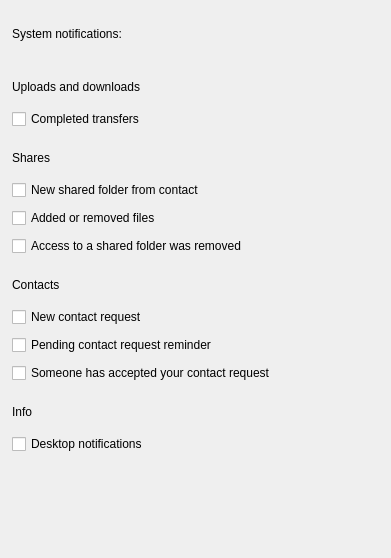
<?xml version="1.0" encoding="UTF-8"?>
<ui version="4.0">
 <class>NotificationsSettings</class>
 <widget class="QWidget" name="NotificationsSettings">
  <property name="geometry">
   <rect>
    <x>0</x>
    <y>0</y>
    <width>391</width>
    <height>558</height>
   </rect>
  </property>
  <property name="sizePolicy">
   <sizepolicy hsizetype="Preferred" vsizetype="Preferred">
    <horstretch>0</horstretch>
    <verstretch>0</verstretch>
   </sizepolicy>
  </property>
  <property name="maximumSize">
   <size>
    <width>16777215</width>
    <height>559</height>
   </size>
  </property>
  <property name="windowTitle">
   <string notr="true"/>
  </property>
  <layout class="QVBoxLayout" name="verticalLayout" stretch="0,0,1">
   <property name="spacing">
    <number>36</number>
   </property>
   <property name="leftMargin">
    <number>12</number>
   </property>
   <property name="topMargin">
    <number>24</number>
   </property>
   <property name="rightMargin">
    <number>0</number>
   </property>
   <property name="bottomMargin">
    <number>12</number>
   </property>
   <item>
    <layout class="QHBoxLayout" name="hGeneralRow">
     <item>
      <widget class="QLabel" name="GeneralSwithState">
       <property name="text">
        <string>System notifications:</string>
       </property>
       <property name="font-size" stdset="0">
        <string notr="true">body-1</string>
       </property>
       <property name="semibold" stdset="0">
        <bool>true</bool>
       </property>
      </widget>
     </item>
     <item>
      <spacer name="horizontalSpacer">
       <property name="orientation">
        <enum>Qt::Horizontal</enum>
       </property>
       <property name="sizeHint" stdset="0">
        <size>
         <width>0</width>
         <height>20</height>
        </size>
       </property>
      </spacer>
     </item>
     <item>
      <widget class="SwitchButton" name="GeneralSwitch" native="true">
       <property name="cursor">
        <cursorShape>PointingHandCursor</cursorShape>
       </property>
       <property name="NotificationType" stdset="0">
        <UInt>0</UInt>
       </property>
      </widget>
     </item>
    </layout>
   </item>
   <item>
    <widget class="QWidget" name="NotificationSettingCheckboxes" native="true">
     <layout class="QVBoxLayout" name="verticalLayout_6" stretch="0,0,0,0">
      <property name="spacing">
       <number>24</number>
      </property>
      <property name="leftMargin">
       <number>0</number>
      </property>
      <property name="topMargin">
       <number>0</number>
      </property>
      <property name="rightMargin">
       <number>0</number>
      </property>
      <property name="bottomMargin">
       <number>0</number>
      </property>
      <item>
       <layout class="QVBoxLayout" name="vUploadsDownloadsSection">
        <property name="spacing">
         <number>12</number>
        </property>
        <item>
         <layout class="QVBoxLayout" name="vUploadsDownloadsTitleLine">
          <property name="spacing">
           <number>4</number>
          </property>
          <item>
           <widget class="QLabel" name="lUploadsDownloadsTitle">
            <property name="text">
             <string>Uploads and downloads</string>
            </property>
            <property name="font-size" stdset="0">
             <string notr="true">caption</string>
            </property>
            <property name="semibold" stdset="0">
             <bool>true</bool>
            </property>
           </widget>
          </item>
          <item>
           <widget class="QFrame" name="fUploadsDownloadsLine">
            <property name="minimumSize">
             <size>
              <width>0</width>
              <height>1</height>
             </size>
            </property>
            <property name="maximumSize">
             <size>
              <width>16777215</width>
              <height>1</height>
             </size>
            </property>
            <property name="frameShape">
             <enum>QFrame::NoFrame</enum>
            </property>
           </widget>
          </item>
         </layout>
        </item>
        <item>
         <widget class="QCheckBox" name="CompletedUploadsDownloadsCheck">
          <property name="sizePolicy">
           <sizepolicy hsizetype="Fixed" vsizetype="Fixed">
            <horstretch>0</horstretch>
            <verstretch>0</verstretch>
           </sizepolicy>
          </property>
          <property name="minimumSize">
           <size>
            <width>0</width>
            <height>16</height>
           </size>
          </property>
          <property name="maximumSize">
           <size>
            <width>16777215</width>
            <height>16</height>
           </size>
          </property>
          <property name="cursor">
           <cursorShape>PointingHandCursor</cursorShape>
          </property>
          <property name="text">
           <string>Completed transfers</string>
          </property>
          <property name="NotificationType" stdset="0">
           <UInt>8</UInt>
          </property>
          <property name="type" stdset="0">
           <string notr="true">mega</string>
          </property>
         </widget>
        </item>
       </layout>
      </item>
      <item>
       <layout class="QVBoxLayout" name="vSharesSection">
        <property name="spacing">
         <number>12</number>
        </property>
        <item>
         <layout class="QVBoxLayout" name="vSharesTitleLine">
          <property name="spacing">
           <number>4</number>
          </property>
          <item>
           <widget class="QLabel" name="lSharesTitle">
            <property name="text">
             <string>Shares</string>
            </property>
            <property name="font-size" stdset="0">
             <string notr="true">caption</string>
            </property>
            <property name="semibold" stdset="0">
             <bool>true</bool>
            </property>
           </widget>
          </item>
          <item>
           <widget class="QFrame" name="fSharesLine">
            <property name="minimumSize">
             <size>
              <width>0</width>
              <height>1</height>
             </size>
            </property>
            <property name="maximumSize">
             <size>
              <width>16777215</width>
              <height>1</height>
             </size>
            </property>
            <property name="frameShape">
             <enum>QFrame::NoFrame</enum>
            </property>
           </widget>
          </item>
         </layout>
        </item>
        <item>
         <widget class="QCheckBox" name="NewSharedCheck">
          <property name="sizePolicy">
           <sizepolicy hsizetype="Fixed" vsizetype="Fixed">
            <horstretch>0</horstretch>
            <verstretch>0</verstretch>
           </sizepolicy>
          </property>
          <property name="minimumSize">
           <size>
            <width>0</width>
            <height>16</height>
           </size>
          </property>
          <property name="maximumSize">
           <size>
            <width>16777215</width>
            <height>16</height>
           </size>
          </property>
          <property name="cursor">
           <cursorShape>PointingHandCursor</cursorShape>
          </property>
          <property name="text">
           <string>New shared folder from contact</string>
          </property>
          <property name="NotificationType" stdset="0">
           <UInt>1</UInt>
          </property>
          <property name="type" stdset="0">
           <string notr="true">mega</string>
          </property>
         </widget>
        </item>
        <item>
         <widget class="QCheckBox" name="AddOrRemovedFilesCheck">
          <property name="sizePolicy">
           <sizepolicy hsizetype="Fixed" vsizetype="Fixed">
            <horstretch>0</horstretch>
            <verstretch>0</verstretch>
           </sizepolicy>
          </property>
          <property name="minimumSize">
           <size>
            <width>0</width>
            <height>16</height>
           </size>
          </property>
          <property name="maximumSize">
           <size>
            <width>16777215</width>
            <height>16</height>
           </size>
          </property>
          <property name="cursor">
           <cursorShape>PointingHandCursor</cursorShape>
          </property>
          <property name="text">
           <string>Added or removed files</string>
          </property>
          <property name="NotificationType" stdset="0">
           <UInt>2</UInt>
          </property>
          <property name="type" stdset="0">
           <string notr="true">mega</string>
          </property>
         </widget>
        </item>
        <item>
         <widget class="QCheckBox" name="RemovedAccessCheck">
          <property name="sizePolicy">
           <sizepolicy hsizetype="Fixed" vsizetype="Fixed">
            <horstretch>0</horstretch>
            <verstretch>0</verstretch>
           </sizepolicy>
          </property>
          <property name="minimumSize">
           <size>
            <width>0</width>
            <height>16</height>
           </size>
          </property>
          <property name="maximumSize">
           <size>
            <width>16777215</width>
            <height>16</height>
           </size>
          </property>
          <property name="cursor">
           <cursorShape>PointingHandCursor</cursorShape>
          </property>
          <property name="text">
           <string>Access to a shared folder was removed</string>
          </property>
          <property name="NotificationType" stdset="0">
           <UInt>3</UInt>
          </property>
          <property name="type" stdset="0">
           <string notr="true">mega</string>
          </property>
         </widget>
        </item>
       </layout>
      </item>
      <item>
       <layout class="QVBoxLayout" name="vContactsSection">
        <property name="spacing">
         <number>12</number>
        </property>
        <item>
         <layout class="QVBoxLayout" name="vContactsTitleLine">
          <property name="spacing">
           <number>4</number>
          </property>
          <item>
           <widget class="QLabel" name="lContactsTitle">
            <property name="text">
             <string>Contacts</string>
            </property>
            <property name="font-size" stdset="0">
             <string notr="true">caption</string>
            </property>
            <property name="semibold" stdset="0">
             <bool>true</bool>
            </property>
           </widget>
          </item>
          <item>
           <widget class="QFrame" name="fContactsLine">
            <property name="minimumSize">
             <size>
              <width>0</width>
              <height>1</height>
             </size>
            </property>
            <property name="maximumSize">
             <size>
              <width>16777215</width>
              <height>1</height>
             </size>
            </property>
            <property name="frameShape">
             <enum>QFrame::NoFrame</enum>
            </property>
           </widget>
          </item>
         </layout>
        </item>
        <item>
         <widget class="QCheckBox" name="NewContactCheck">
          <property name="sizePolicy">
           <sizepolicy hsizetype="Fixed" vsizetype="Fixed">
            <horstretch>0</horstretch>
            <verstretch>0</verstretch>
           </sizepolicy>
          </property>
          <property name="minimumSize">
           <size>
            <width>0</width>
            <height>16</height>
           </size>
          </property>
          <property name="maximumSize">
           <size>
            <width>16777215</width>
            <height>16</height>
           </size>
          </property>
          <property name="cursor">
           <cursorShape>PointingHandCursor</cursorShape>
          </property>
          <property name="text">
           <string>New contact request</string>
          </property>
          <property name="NotificationType" stdset="0">
           <UInt>4</UInt>
          </property>
          <property name="type" stdset="0">
           <string notr="true">mega</string>
          </property>
         </widget>
        </item>
        <item>
         <widget class="QCheckBox" name="ContactReminderCheck">
          <property name="sizePolicy">
           <sizepolicy hsizetype="Fixed" vsizetype="Fixed">
            <horstretch>0</horstretch>
            <verstretch>0</verstretch>
           </sizepolicy>
          </property>
          <property name="minimumSize">
           <size>
            <width>0</width>
            <height>16</height>
           </size>
          </property>
          <property name="maximumSize">
           <size>
            <width>16777215</width>
            <height>16</height>
           </size>
          </property>
          <property name="cursor">
           <cursorShape>PointingHandCursor</cursorShape>
          </property>
          <property name="text">
           <string>Pending contact request reminder</string>
          </property>
          <property name="NotificationType" stdset="0">
           <UInt>5</UInt>
          </property>
          <property name="type" stdset="0">
           <string notr="true">mega</string>
          </property>
         </widget>
        </item>
        <item>
         <widget class="QCheckBox" name="ContactAcceptedCheck">
          <property name="sizePolicy">
           <sizepolicy hsizetype="Fixed" vsizetype="Fixed">
            <horstretch>0</horstretch>
            <verstretch>0</verstretch>
           </sizepolicy>
          </property>
          <property name="minimumSize">
           <size>
            <width>0</width>
            <height>16</height>
           </size>
          </property>
          <property name="maximumSize">
           <size>
            <width>16777215</width>
            <height>16</height>
           </size>
          </property>
          <property name="cursor">
           <cursorShape>PointingHandCursor</cursorShape>
          </property>
          <property name="text">
           <string>Someone has accepted your contact request</string>
          </property>
          <property name="NotificationType" stdset="0">
           <UInt>6</UInt>
          </property>
          <property name="type" stdset="0">
           <string notr="true">mega</string>
          </property>
         </widget>
        </item>
       </layout>
      </item>
      <item>
       <layout class="QVBoxLayout" name="vInfoSection">
        <property name="spacing">
         <number>12</number>
        </property>
        <item>
         <layout class="QVBoxLayout" name="vInfoTitleLine">
          <property name="spacing">
           <number>4</number>
          </property>
          <item>
           <widget class="QLabel" name="lInfoTitle">
            <property name="text">
             <string>Info</string>
            </property>
            <property name="font-size" stdset="0">
             <string notr="true">caption</string>
            </property>
            <property name="semibold" stdset="0">
             <bool>true</bool>
            </property>
           </widget>
          </item>
          <item>
           <widget class="QFrame" name="fInfoLine">
            <property name="minimumSize">
             <size>
              <width>0</width>
              <height>1</height>
             </size>
            </property>
            <property name="maximumSize">
             <size>
              <width>16777215</width>
              <height>1</height>
             </size>
            </property>
            <property name="frameShape">
             <enum>QFrame::NoFrame</enum>
            </property>
           </widget>
          </item>
         </layout>
        </item>
        <item>
         <widget class="QCheckBox" name="DesktopCheck">
          <property name="sizePolicy">
           <sizepolicy hsizetype="Fixed" vsizetype="Fixed">
            <horstretch>0</horstretch>
            <verstretch>0</verstretch>
           </sizepolicy>
          </property>
          <property name="minimumSize">
           <size>
            <width>0</width>
            <height>16</height>
           </size>
          </property>
          <property name="maximumSize">
           <size>
            <width>16777215</width>
            <height>16</height>
           </size>
          </property>
          <property name="cursor">
           <cursorShape>PointingHandCursor</cursorShape>
          </property>
          <property name="text">
           <string>Desktop notifications</string>
          </property>
          <property name="NotificationType" stdset="0">
           <UInt>7</UInt>
          </property>
          <property name="type" stdset="0">
           <string notr="true">mega</string>
          </property>
         </widget>
        </item>
       </layout>
      </item>
     </layout>
    </widget>
   </item>
   <item>
    <spacer name="verticalSpacer_2">
     <property name="orientation">
      <enum>Qt::Vertical</enum>
     </property>
     <property name="sizeHint" stdset="0">
      <size>
       <width>20</width>
       <height>40</height>
      </size>
     </property>
    </spacer>
   </item>
  </layout>
 </widget>
 <customwidgets>
  <customwidget>
   <class>SwitchButton</class>
   <extends>QWidget</extends>
   <header location="global">SwitchButton.h</header>
   <container>1</container>
  </customwidget>
 </customwidgets>
 <resources/>
 <connections/>
</ui>
